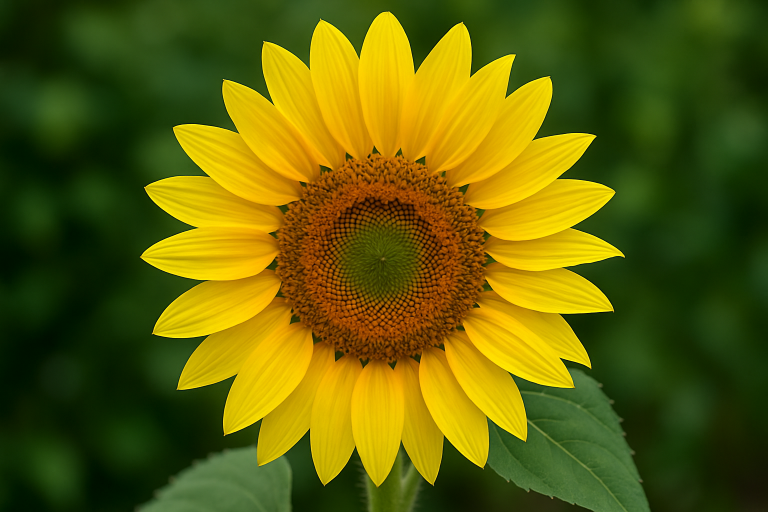
//> input picture C++/OpenCV/image.jpg, 1536 x 1024 px (shown at 1/2 size)
$ ./09_contour_detection   (built with g++ and OpenCV 4)
//> lines starting //> are read from the running program, lines starting //| are printed output that depends on the picture; after the words box and inside, x2 and y2 are one past the last pixel; in counts of white or black regions, pixels touching at a corner belong together
/**
 * 09_contour_detection.cpp
 * Intermediate Level - Contour Detection and Analysis
 *
 * This program demonstrates contour detection and shape analysis in computer vision.
 * Contours are the boundaries of objects in images and are fundamental for
 * shape recognition, object detection, and image analysis.
 *
 * LEARNING OBJECTIVES:
 * 1. Understand what contours are and how they're detected
 * 2. Learn about contour hierarchy and retrieval modes
 * 3. Explore contour properties (area, perimeter, bounding boxes)
 * 4. Study shape analysis techniques (moments, centroids)
 * 5. Understand geometric measurements of objects
 * 6. Learn about contour approximation methods
 *
 * KEY CONCEPTS:
 * - Contours: Boundaries of objects in binary images
 * - Hierarchy: Parent-child relationships between contours
 * - Moments: Statistical measures of shape distribution
 * - Centroid: Center of mass of a shape
 * - Bounding Box: Smallest rectangle enclosing a contour
 * - Convex Hull: Smallest convex shape containing all points
 *
 * CONTOUR DETECTION PROCESS:
 * 1. Preprocess image (grayscale, blur, edge detection)
 * 2. Find contours using edge information
 * 3. Analyze contour properties
 * 4. Visualize results with geometric overlays
 *
 * APPLICATIONS:
 * - Object detection and recognition
 * - Shape analysis and classification
 * - Medical image analysis (tumor detection)
 * - Quality control in manufacturing
 * - Hand gesture recognition
 * - Document analysis and OCR
 * - Robotics and autonomous navigation
 */

#include <iostream>    // For console input/output
#include <opencv2/opencv.hpp>  // Main OpenCV library

int main() {
    /**
     * STEP 1: IMAGE LOADING AND VALIDATION
     *
     * Always start by loading and validating your input image.
     * This prevents crashes and provides clear error messages.
     */
    cv::Mat original = cv::imread("image.jpg");
//> original is the input picture: 1024 rows x 1536 cols, CV_8UC3; mean B, G, R 7.1, 95.1, 95.4

    // Check if image loaded successfully
    if (original.empty()) {
        std::cout << "Error: Could not load image 'image.jpg'" << std::endl;
        std::cout << "Make sure the image file exists in the current directory" << std::endl;
        return -1;  // Exit with error code
    }

    /**
     * STEP 2: IMAGE PREPROCESSING
     *
     * Contour detection works on binary (edge) images, so we need to:
     * 1. Convert to grayscale (contours work on single-channel images)
     * 2. Reduce noise with blur
     * 3. Detect edges (contours are found from edge information)
     */

    // Convert to grayscale for contour detection
    cv::Mat gray;
    cv::cvtColor(original, gray, cv::COLOR_BGR2GRAY);

    /**
     * STEP 3: NOISE REDUCTION
     *
     * Gaussian blur helps reduce noise that could create false contours.
     * Small kernel size (5x5) provides gentle smoothing without losing important edges.
     */
    cv::Mat blurred;
    cv::GaussianBlur(gray, blurred, cv::Size(5, 5), 0);

    /**
     * STEP 4: EDGE DETECTION
     *
     * Canny edge detection finds the boundaries of objects.
     * Contours are detected from these edge maps.
     *
     * Parameters:
     * - blurred: Input grayscale image
     * - edges: Output binary edge image
     * - 50: Lower threshold for weak edges
     * - 150: Upper threshold for strong edges
     */
    cv::Mat edges;
    cv::Canny(blurred, edges, 50, 150);
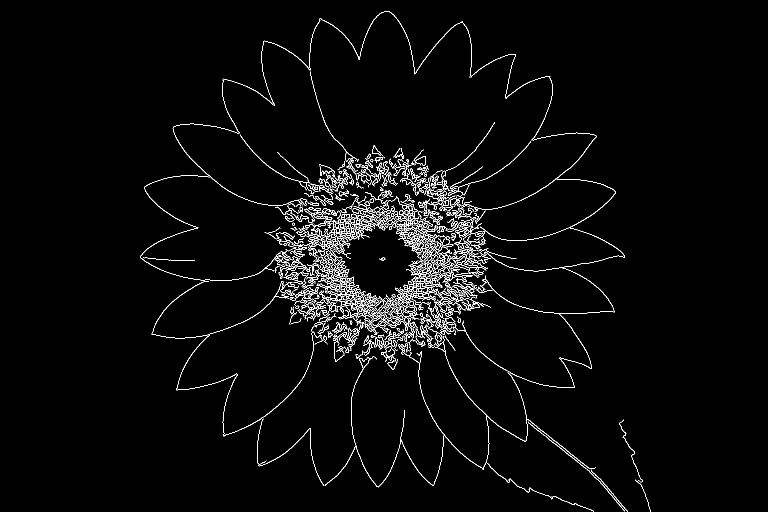
//> edges: 1024 rows x 1536 cols, CV_8UC1 (shown at 1/2 size); 2.6% white in thin lines or dots, all inside (x1, y1, x2, y2) = (280, 23, 1302, 1024)

    /**
     * STEP 5: CONTOUR DETECTION
     *
     * This is the core function that finds contours in the binary edge image.
     *
     * Parameters:
     * - edges: Input binary image (edges)
     * - contours: Output vector of contours (each contour is a vector of points)
     * - hierarchy: Output hierarchy information (parent-child relationships)
     * - cv::RETR_EXTERNAL: Retrieval mode (only external contours)
     * - cv::CHAIN_APPROX_SIMPLE: Approximation method (compresses contours)
     *
     * RETRIEVAL MODES:
     * - RETR_EXTERNAL: Only outermost contours
     * - RETR_LIST: All contours without hierarchy
     * - RETR_TREE: All contours with full hierarchy
     *
     * APPROXIMATION METHODS:
     * - CHAIN_APPROX_SIMPLE: Compresses horizontal, vertical, and diagonal segments
     * - CHAIN_APPROX_NONE: Stores all boundary points
     */
    std::vector<std::vector<cv::Point>> contours;
    std::vector<cv::Vec4i> hierarchy;
    cv::findContours(edges, contours, hierarchy, cv::RETR_EXTERNAL, cv::CHAIN_APPROX_SIMPLE);
//> contours = 349 contours, 205 with area under 20; largest, box (x1, y1, x2, y2) and area: (614, 513, 836, 670) 2976, (778, 499, 915, 647) 2054, (690, 413, 782, 480) 1502, (608, 416, 715, 498) 1028, (819, 422, 885, 517) 898

    /**
     * STEP 6: CREATE OUTPUT IMAGES
     *
     * We'll create two output images:
     * 1. contour_image: Shows all detected contours
     * 2. analysis_image: Shows detailed analysis with bounding boxes and centroids
     */
    cv::Mat contour_image = original.clone();
    cv::Mat analysis_image = original.clone();

    /**
     * STEP 7: DRAW ALL CONTOURS
     *
     * Draw all detected contours on the image for visualization.
     *
     * Parameters:
     * - contour_image: Image to draw on
     * - contours: Vector of contours to draw
     * - -1: Draw all contours (if positive, draws specific contour index)
     * - cv::Scalar(0, 255, 0): Color (green in BGR format)
     * - 2: Thickness of contour lines
     */
    cv::drawContours(contour_image, contours, -1, cv::Scalar(0, 255, 0), 2);
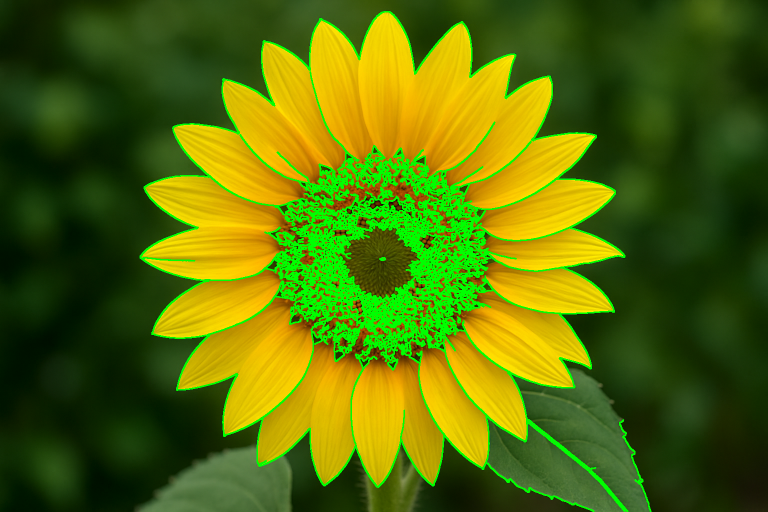
//> contour_image: 1024 rows x 1536 cols, CV_8UC3 (shown at 1/2 size); 7.79% of pixels changed, all inside (x1, y1, x2, y2) = (279, 22, 1303, 1024)

    // Print total number of contours found
    std::cout << "Found " << contours.size() << " contours" << std::endl;
//| Found 349 contours

    /**
     * STEP 8: CONTOUR ANALYSIS
     *
     * For each detected contour, we'll calculate various geometric properties
     * and draw analysis overlays on the image.
     */
    for (size_t i = 0; i < contours.size(); i++) {
        /**
         * AREA CALCULATION:
         *
         * Contour area is calculated using the Green's theorem.
         * It's the actual area enclosed by the contour.
         * Useful for filtering out noise and small objects.
         */
        double area = cv::contourArea(contours[i]);

        // Skip small contours (likely noise)
        if (area < 100) continue;

        /**
         * PERIMETER CALCULATION:
         *
         * Arc length calculates the perimeter of the contour.
         * The 'true' parameter indicates the contour is closed.
         */
        double perimeter = cv::arcLength(contours[i], true);

        /**
         * BOUNDING RECTANGLE:
         *
         * Returns the smallest upright rectangle that contains the contour.
         * Useful for object localization and collision detection.
         */
        cv::Rect boundingRect = cv::boundingRect(contours[i]);

        /**
         * MINIMUM AREA RECTANGLE:
         *
         * Returns the smallest rotated rectangle that contains the contour.
         * More precise than bounding rectangle, accounts for object orientation.
         */
        cv::RotatedRect minRect = cv::minAreaRect(contours[i]);

        /**
         * VISUALIZATION: BOUNDING RECTANGLE
         *
         * Draw blue rectangle around the object for localization visualization.
         */
        cv::rectangle(analysis_image, boundingRect, cv::Scalar(255, 0, 0), 2);

        /**
         * VISUALIZATION: MINIMUM AREA RECTANGLE
         *
         * Draw red rotated rectangle showing the minimum area bounding box.
         * This accounts for object orientation.
         */
        cv::Point2f rectPoints[4];
        minRect.points(rectPoints);  // Get 4 corner points of rotated rectangle
        for (int j = 0; j < 4; j++) {
            // Draw lines connecting the 4 corners
            cv::line(analysis_image, rectPoints[j], rectPoints[(j + 1) % 4],
                    cv::Scalar(0, 0, 255), 2);
        }

        /**
         * CENTROID CALCULATION USING MOMENTS:
         *
         * Image moments are statistical measures that describe the shape.
         * They're used to calculate the centroid (center of mass).
         *
         * Mathematical formulas:
         * - m00: Zero-order moment (area)
         * - m10: First-order moment (x-coordinate weighted by intensity)
         * - m01: First-order moment (y-coordinate weighted by intensity)
         * - Centroid x = m10 / m00
         * - Centroid y = m01 / m00
         */
        cv::Moments moments = cv::moments(contours[i]);
        cv::Point centroid(moments.m10 / moments.m00, moments.m01 / moments.m00);

        /**
         * VISUALIZATION: CENTROID
         *
         * Draw yellow circle at the centroid location.
         * The centroid represents the "center of mass" of the object.
         */
        cv::circle(analysis_image, centroid, 5, cv::Scalar(255, 255, 0), -1);

        /**
         * TEXT ANNOTATION:
         *
         * Add text labels showing the area of each contour.
         * This helps in understanding the size distribution of objects.
         */
        std::string text = "Area: " + std::to_string((int)area);
        cv::putText(analysis_image, text,
                   cv::Point(boundingRect.x, boundingRect.y - 10),
                   cv::FONT_HERSHEY_SIMPLEX, 0.5, cv::Scalar(255, 255, 255), 1);

        // Print detailed analysis to console
        std::cout << "Contour " << i << ": Area=" << area
                  << ", Perimeter=" << perimeter << std::endl;
    }
//> this loop made 349 passes
//> (area, perimeter, boundingRect, minRect, centroid, text) on passes 3, 7, 10, 16, 38: (100, 586.2, Rect(974, 926, 214, 98), centre (1076.6, 982.7), size (20.1, 233.6), angle -65.8, Point(1054, 972), "Area: 100"), (154, 549.5, Rect(1056, 843, 194, 180), centre (1156, 928.7), size (11.8, 263.2), angle -47.5, Point(1158, 930), "Area: 154"), (305.5, 1008.2, Rect(702, 713, 107, 262), centre (755, 843.5), size (261, 106), angle -90, Point(733, 770), "Area: 305"), (137.5, 370, Rect(762, 692, 34, 48), centre (782, 715.5), size (27, 43.6), angle -36.9, Point(777, 714), "Area: 137"), (181.5, 1474.7, Rect(353, 653, 275, 220), centre (500.5, 726.8), size (282.4, 199.4), angle -45.6, Point(493, 770), "Area: 181")
//> area on passes 2, 4, 6, 8, 15, 18: 64, 54.5, 74.5, 53.5, 25.5, 45.5
//| Contour 2: Area=100, Perimeter=586.181
//| Contour 6: Area=154, Perimeter=549.519
//| Contour 9: Area=305.5, Perimeter=1008.16
//| Contour 15: Area=137.5, Perimeter=370.032
//| Contour 37: Area=181.5, Perimeter=1474.75
//| Contour 46: Area=115, Perimeter=799.578
//| Contour 53: Area=658, Perimeter=3469.15
//| Contour 74: Area=142, Perimeter=419.245
//> (output is shown up to pass 75 of 349)
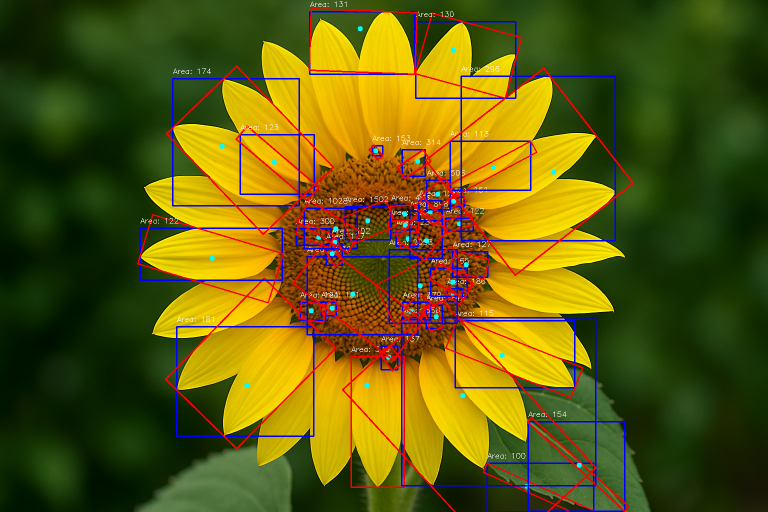
//> analysis_image: 1024 rows x 1536 cols, CV_8UC3 (shown at 1/2 size); mean B, G, R 14.3, 90.8, 95.9

    /**
     * STEP 9: PREPARE IMAGES FOR DISPLAY
     *
     * To create a uniform display, we need to:
     * 1. Convert single-channel images to 3-channel for consistent display
     * 2. Resize all images to the same dimensions
     * 3. Arrange them in a 2x2 grid layout
     */

    // Convert grayscale edge image to BGR for display
    cv::Mat edges_color;
    cv::cvtColor(edges, edges_color, cv::COLOR_GRAY2BGR);

    /**
     * STANDARDIZE IMAGE SIZES:
     * - All images must have the same dimensions for concatenation
     * - We choose 400x300 as a reasonable size for each image in the grid
     * - This creates a total display size of 800x600 (2x2 images)
     */
    cv::Size target_size(400, 300);  // Standard size for each image
    cv::Mat original_resized, edges_color_resized, contour_image_resized, analysis_image_resized;

    // Resize all images to the target size
    cv::resize(original, original_resized, target_size);
    cv::resize(edges_color, edges_color_resized, target_size);
    cv::resize(contour_image, contour_image_resized, target_size);
    cv::resize(analysis_image, analysis_image_resized, target_size);
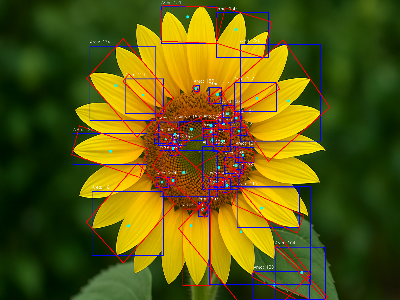
//> analysis_image_resized: 300 rows x 400 cols, CV_8UC3; mean B, G, R 14.3, 90.6, 95.6

    /**
     * CREATE GRID LAYOUT:
     * - Arrange images in a 2x2 grid (2 rows, 2 columns)
     * - Top row: Original image, Edge detection
     * - Bottom row: Contour detection, Detailed analysis
     * - Use hconcat for horizontal concatenation (rows)
     * - Use vconcat for vertical concatenation (columns)
     */
    cv::Mat topRow, bottomRow, display;

    // Top row: original, edges
    cv::hconcat(std::vector<cv::Mat>{original_resized, edges_color_resized}, topRow);
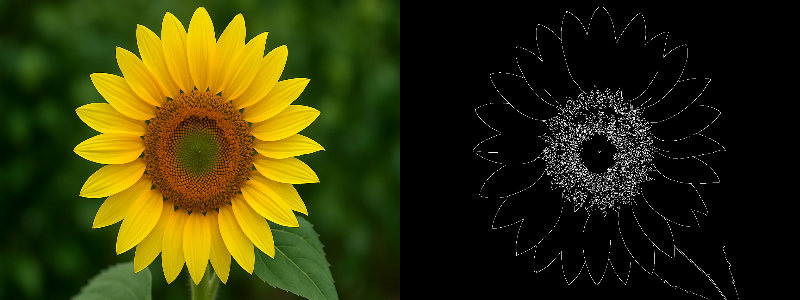
//> topRow: 300 rows x 800 cols, CV_8UC3; mean B, G, R 6.9, 50.9, 51

    // Bottom row: contours, analysis
    cv::hconcat(std::vector<cv::Mat>{contour_image_resized, analysis_image_resized}, bottomRow);
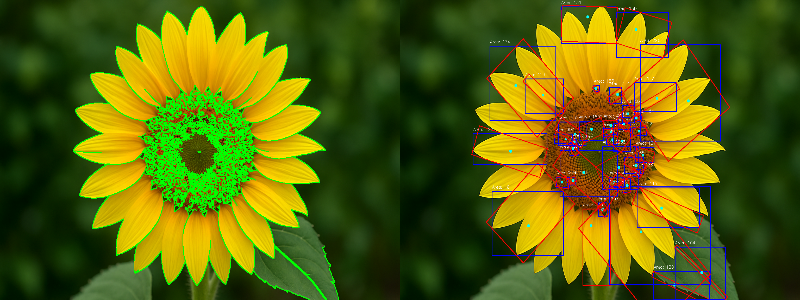
//> bottomRow: 300 rows x 800 cols, CV_8UC3; mean B, G, R 10.5, 99.4, 90.5

    // Combine rows vertically
    cv::vconcat(topRow, bottomRow, display);
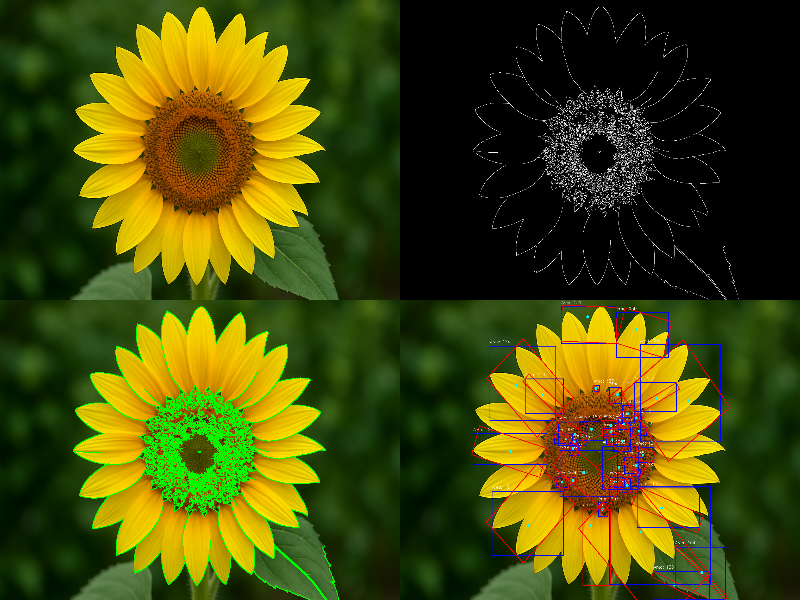
//> display: 600 rows x 800 cols, CV_8UC3; mean B, G, R 8.7, 75.1, 70.8

    /**
     * ADAPTIVE DISPLAY SIZING:
     * - If the display is too large for the screen, scale it down
     * - Maintain aspect ratio while fitting within 1400x800 pixels
     * - This ensures the display is visible on different screen sizes
     */
    if (display.cols > 1400 || display.rows > 800) {
        double scale = std::min(1400.0 / display.cols, 800.0 / display.rows);
        cv::resize(display, display, cv::Size(), scale, scale);
    }

    /**
     * DISPLAY RESULTS:
     * - Show the combined grid of all contour detection results
     * - Window title helps identify the application
     */
    cv::imshow("Contour Detection and Analysis", display);

    /**
     * EDUCATIONAL OUTPUT:
     * - Print detailed information about the display layout
     * - Help students understand what they're seeing
     * - Explain the analysis techniques and color coding
     */
    std::cout << "\nContour Analysis (displayed in 2x2 grid):" << std::endl;
    std::cout << "Top-left: Original image - Reference image before processing" << std::endl;
    std::cout << "Top-right: Edge detection - Canny edge detection results" << std::endl;
    std::cout << "Bottom-left: All contours (green) - Detected object boundaries" << std::endl;
    std::cout << "Bottom-right: Analysis with bounding boxes (blue), min area rects (red), centroids (yellow)" << std::endl;

    std::cout << "\nContour Properties Analyzed:" << std::endl;
    std::cout << "- Area: Size of the enclosed region" << std::endl;
    std::cout << "- Perimeter: Length of the boundary" << std::endl;
    std::cout << "- Bounding Rectangle: Upright rectangle containing the object" << std::endl;
    std::cout << "- Minimum Area Rectangle: Rotated rectangle with smallest area" << std::endl;
    std::cout << "- Centroid: Center of mass of the object" << std::endl;

    std::cout << "\nColor Coding:" << std::endl;
    std::cout << "- Green: Detected contours (object boundaries)" << std::endl;
    std::cout << "- Blue: Bounding rectangles (object localization)" << std::endl;
    std::cout << "- Red: Minimum area rectangles (orientation-aware bounding)" << std::endl;
    std::cout << "- Yellow: Centroids (center of mass)" << std::endl;
    std::cout << "- White: Area labels (object size information)" << std::endl;

    std::cout << "\nKey Learning Points:" << std::endl;
    std::cout << "- Contours are the boundaries of objects in binary images" << std::endl;
    std::cout << "- Edge detection is the first step in contour detection" << std::endl;
    std::cout << "- Area filtering helps remove noise and small artifacts" << std::endl;
    std::cout << "- Geometric properties provide shape descriptors" << std::endl;
    std::cout << "- Moments are powerful tools for shape analysis" << std::endl;
    std::cout << "- Different bounding rectangles serve different purposes" << std::endl;

    std::cout << "\nApplications:" << std::endl;
    std::cout << "- Object detection and recognition" << std::endl;
    std::cout << "- Shape analysis and classification" << std::endl;
    std::cout << "- Quality control in manufacturing" << std::endl;
    std::cout << "- Medical image analysis" << std::endl;
    std::cout << "- Hand gesture recognition" << std::endl;
    std::cout << "- Document analysis and OCR" << std::endl;

    std::cout << "\nPress any key to close..." << std::endl;
    cv::waitKey(0);  // Wait for user input before closing
    cv::destroyAllWindows();  // Clean up all windows

    return 0;  // Successful program termination
}
